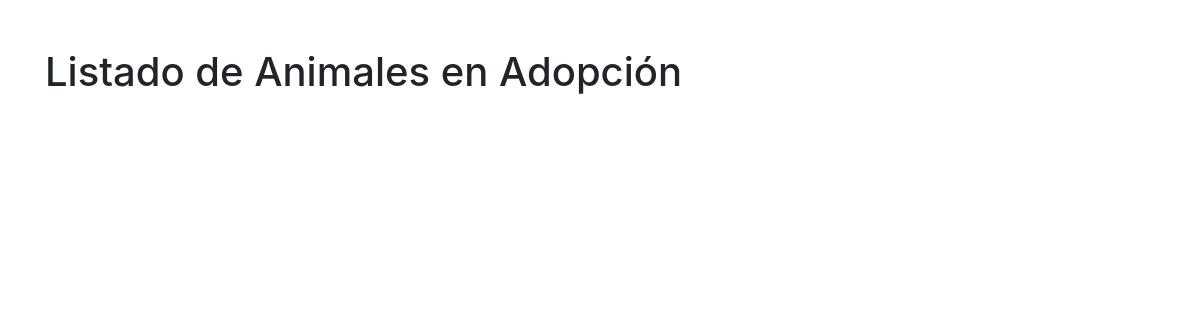
The app's page /listado_mascotas/, older data.
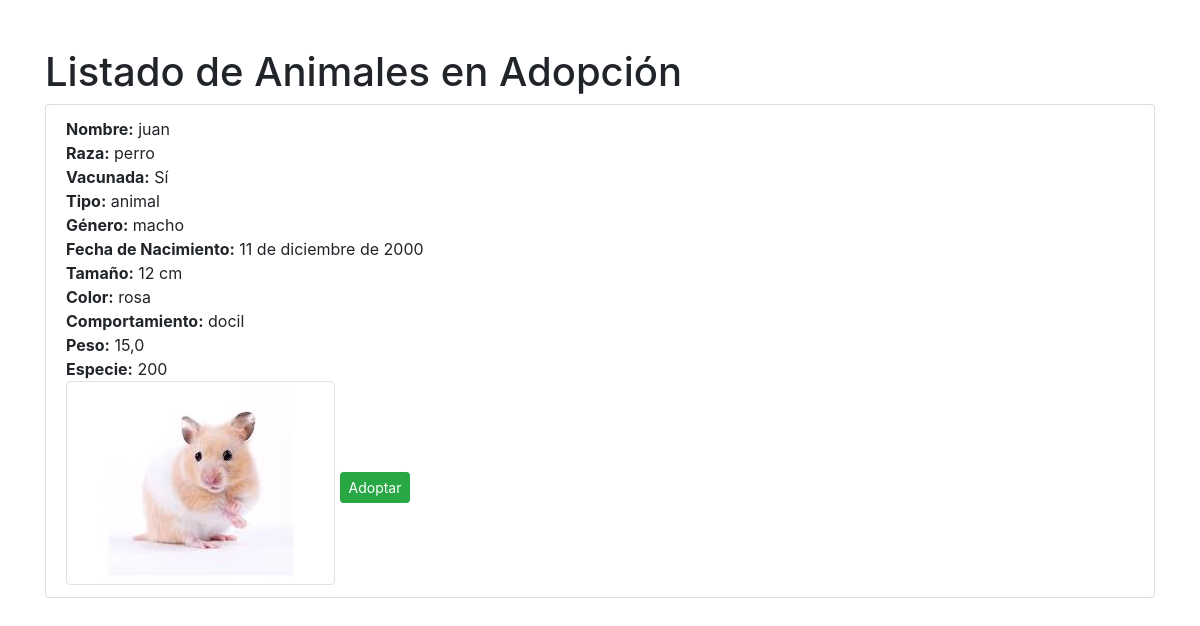
The same page, newer data.
### mascotas/models.py (models this page shows, shortened)
class Mascota(models.Model):
    id_mascotas = models.AutoField(primary_key=True)
    rut_usuario = models.ForeignKey('mascotas.Usuario', related_name='mascotas', on_delete=models.CASCADE)
    nombre_m = models.CharField(max_length=100)
    raza_m = models.CharField(max_length=100)
    vacuna_m = models.BooleanField(default=False)
    tipo_m = models.CharField(max_length=100)
    genero_m = models.CharField(max_length=10)
    fecha_nac_m = models.DateField()
    tamaño_m = models.CharField(max_length=20)
    color_m = models.CharField(max_length=50)
    comportamiento_m = models.TextField()
    peso_m = models.FloatField()
    especie_m = models.CharField(max_length=50)
    imagen = models.ImageField(upload_to='uploads', blank=True, null=True)
    imagen2 = models.ImageField(upload_to='uploads', blank=True, null=True)
    class Meta:
        app_label = 'mascotas'

### mascotas/views.py (the view)
# urls.py: path('listado_mascotas/', views.listado_mascotas, name='listado_mascotas'),
def listado_mascotas(request):
    mascotas = Mascota.objects.all()
    es_admin = request.user.is_authenticated and request.user.is_staff
    return render(request, 'listado_mascotas.html', {'mascotas': mascotas, 'es_admin': es_admin})

### mascotas/templates/listado_mascotas.html (shortened to what this page needs)
<!DOCTYPE html>
<html lang="es">
<head>
    <link rel="stylesheet" href="https://stackpath.bootstrapcdn.com/bootstrap/4.5.2/css/bootstrap.min.css">
</head>
<body class="container mt-5">
    <h1>Listado de Animales en Adopción</h1>
    <ul class="list-group">
        {% for mascota in mascotas %}
            <li class="list-group-item">
                <strong>Nombre:</strong> {{ mascota.nombre_m }}<br>
                <strong>Raza:</strong> {{ mascota.raza_m }}<br>
                <strong>Vacunada:</strong> {% if mascota.vacuna_m %}Sí{% else %}No{% endif %}<br>
                <strong>Tipo:</strong> {{ mascota.tipo_m }}<br>
                <strong>Género:</strong> {{ mascota.genero_m }}<br>
                <strong>Fecha de Nacimiento:</strong> {{ mascota.fecha_nac_m }}<br>
                <strong>Tamaño:</strong> {{ mascota.tamaño_m }}<br>
                <strong>Color:</strong> {{ mascota.color_m }}<br>
                <strong>Comportamiento:</strong> {{ mascota.comportamiento_m }}<br>
                <strong>Peso:</strong> {{ mascota.peso_m }}<br>
                <strong>Especie:</strong> {{ mascota.especie_m }}<br>
                {% if mascota.imagen %}
                    <a href="#" data-toggle="modal" data-target="#imagenModal{{ mascota.id_mascotas }}_1">
                        <img src="{{ mascota.imagen.url }}" alt="Imagen 1 de {{ mascota.nombre_m }}" class="img-thumbnail">
                    </a>
                {% endif %}
                <a href="{% url 'adoptar_mascota' mascota.id_mascotas %}" class="btn btn-success btn-sm mt-2">Adoptar</a>
            </li>
        {% endfor %}
    </ul>
</body>
</html>

Row changes from the older to the newer data that the page shows:
added Mascota: nombre_m "juan", raza_m "perro", vacuna_m "Sí", tipo_m "animal", genero_m "macho", fecha_nac_m "11 de diciembre de 2000", tamaño_m "12 cm", color_m "rosa", comportamiento_m "docil", peso_m "15,0", especie_m "200", imagen (picture)
